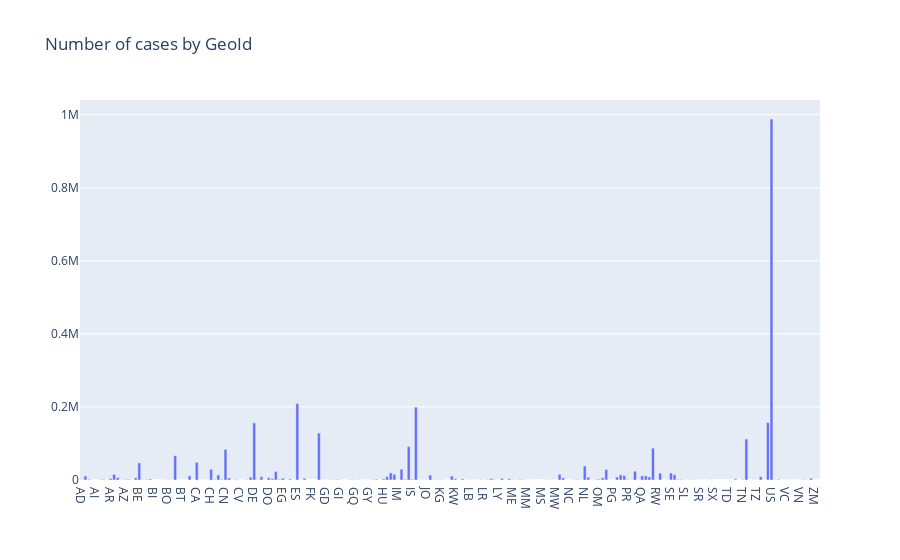

Notebook code for this chart:
### Markdown cell above
## Using plotly

### Code cell
fig = go.Figure(
    data=[go.Bar(x =ecdc.groupby("geoid").agg({"cases":"sum"}).index ,y=ecdc.groupby("geoid").agg({"cases":"sum"})["cases"])],
    layout_title_text="Number of cases by GeoId"
)
fig.show()

### Figure 1 — Plotly figure (JSON) as saved in the notebook; plotly's stock layout.template omitted (floating-point values rounded to 4 significant figures; data arrays with more than 128 entries replaced by an {"elided": "..."} marker saying what was removed)
{"data": [{"type": "bar", "x": {"elided": "206 str values"}, "y": {"elided": "206 int values"}}], "layout": {"title": {"text": "Number of cases by GeoId"}}}
